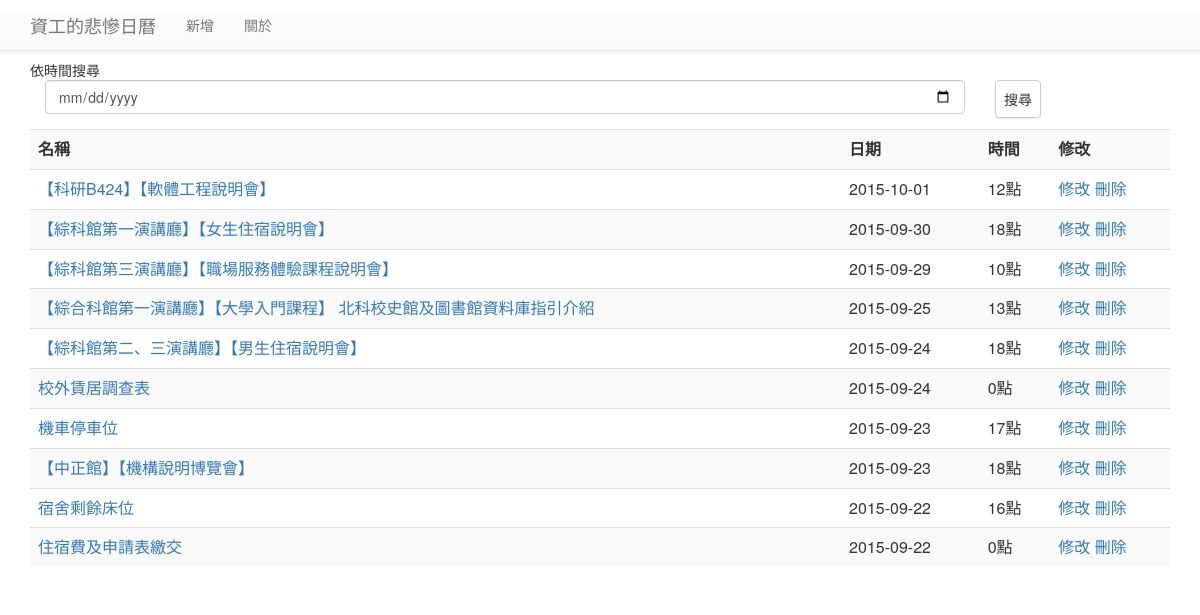
The app's page /admin/ with its own data.
### tables this page shows
CREATE TABLE IF NOT EXISTS `itinerary` (
  `ID` varchar(255) NOT NULL,
  `Title` text NOT NULL,
  `Type` int(255) NOT NULL,
  `Date` bigint(255) NOT NULL,
  `Time` bigint(255) NOT NULL,
  `Other` text NOT NULL
);

### application/models/site_model.php (called while the page is built, shortened)
<?
class Site_model extends CI_Model{
    public $data = array(
        'title' => '資工的悲慘日曆',
        'content'      => '',
        'index' =>'',
        'links' => array()
    );
    public function load_header(){
        $this->load->view('Fronted/header', $this->data);
    }
    public function load_footer(){
        $this->load->view('Fronted/footer', $this->data);
    }
}

### application/controllers/Admin.php (called while the page is built, shortened)
<?
    class Admin extends CI_Controller{
        public function __construct(){
            $this->load->helper('url');
            $this->load->model('site_model');
            $this->load->model('clander_model');
            $this->load->model('crypt_model');
            $this->load->model('admin_model');
            $this->load->database();
            $this->site_model->data['index'] = 'admin/';
            $this->site_model->data['links'] = array(
                                                 array('admin/add','新增')
                                                );
        }
        public function index($time = NULL){
            if($time)
                 $data['data'] = $this->db->query('Select * From itinerary where Date='.(strtotime($time)).' order by Time asc')->result_array();
            else
            $data['data'] = $this->db->query('Select * From itinerary order by Date desc limit 10')->result_array();
            $data['mode'] = 'Admin';
            $this->site_model->load_header();
            $this->load->view('Admin/manage', $data);
            $this->load->view('Fronted/table', $data);
            $this->site_model->load_footer();
        }
    }

### index.php (called while the page is built, shortened)
<?php
require_once BASEPATH.'core/CodeIgniter.php';

### application/views/Fronted/table.php (the view, shortened to what this page needs)
<div class="container">
    <table class="table table-striped">
            <tr>
                <th>名稱</th>
                <th>日期</th>
                <th>時間</th>
                <?=($mode=="Admin")?'<th>修改</th>':''?>
            </tr>
        <?
            foreach($data as $d){
                ?>
                <tr>
                <td><a href="<?=base_url('clendar/itinerary/'.$d['ID'])?>"><?=$d['Title']?></a></td>
                <td><?=date('Y-m-d',$d['Date'])?></td>
                <td><?=$d['Time']/3600?>點</td>
                <? if($mode=="Admin"){
                    ?>
                        <td>
                            <a href="<?=base_url('admin/change/'.$d['ID'])?>">修改</a>
                            <a href="<?=base_url('admin/delete/'.$d['ID'])?>">刪除</a>
                        </td>
                    <?
                }?>
                </tr>
                <?
            }
        ?>
    </table>
</div>

### application/views/Fronted/header.php (shortened to what this page needs)
<html>
    <head>
        <link rel="stylesheet" type="text/css" href="<?=base_url()?>source/css/main.css"></link>
        <link rel="stylesheet" type="text/css" href="<?=base_url()?>source/css/bootstrap.css"></link>
        <link rel="stylesheet" type="text/css" href="<?=base_url()?>source/css/bootstrap-theme.min.css"></link>
    </head>
<body>
   <nav class="navbar navbar-default navbar-fixed-top" role="navigation">
        <div class="container">
            <div class="navbar-header page-scroll">
                <a class="navbar-brand page-scroll" href="<?=base_url().$index?>"><?=$title?></a>
            </div>
            <div class="collapse navbar-collapse navbar-ex1-collapse">
                <ul class="nav navbar-nav">
                    <?
                        if($links)
                        foreach($links as $lin){
                            ?>
                                <li>
                                    <a class="page-scroll" href="<?=$lin[0]?>"><?=$lin[1]?></a>
                                </li>
                            <?
                        }
                    ?>
                    <li class="">
                        <a class="page-scroll" href="#about">關於</a>
                    </li>
                </ul>
            </div>
        </div>
    </nav>
   <div class="padd-top"></div>

### application/views/Admin/manage.php
<div class="container">
    <div for="exampleInputEmail1">依時間搜尋</div>
    <div class="col-sm-10">
        <div class="form">
            <div class="form-group">
                <input class="form-control" id="exampleInputUrl" placeholder="輸入時間" type="date">
            </div>
        </div>
    </div>
    <div class="col-sm-2">
        <button type="submit" class="btn btn-default" onclick="location.href='<?=base_url()?>admin/manage/'+exampleInputUrl.value">搜尋</button>
    </div>
</div>

### source/css/main.css (style rules this page uses)
.padd-top { padding-top: 60px; }
.btn { padding: 5% !important; }

### records on screen
itinerary: Title "【科研B424】【軟體工程說明會】", Date "2015-10-01", $d['Time']/3600 "12"
itinerary: Title "【綜科館第一演講廳】【女生住宿說明會】", Date "2015-09-30", $d['Time']/3600 "18"
itinerary: Title "【綜科館第三演講廳】【職場服務體驗課程說明會】", Date "2015-09-29", $d['Time']/3600 "10"
itinerary: Title "【綜合科館第一演講廳】【大學入門課程】 北科校史館及圖書館資料庫指引介紹", Date "2015-09-25", $d['Time']/3600 "13"
itinerary: Title "【綜科館第二、三演講廳】【男生住宿說明會】", Date "2015-09-24", $d['Time']/3600 "18"
itinerary: Title "校外賃居調查表", Date "2015-09-24", $d['Time']/3600 "0"
itinerary: Title "機車停車位", Date "2015-09-23", $d['Time']/3600 "17"
itinerary: Title "【中正館】【機構說明博覽會】", Date "2015-09-23", $d['Time']/3600 "18"
itinerary: Title "宿舍剩餘床位", Date "2015-09-22", $d['Time']/3600 "16"
itinerary: Title "住宿費及申請表繳交", Date "2015-09-22", $d['Time']/3600 "0"

### other values on screen
$title "資工的悲慘日曆"
$lin[1] "新增"
